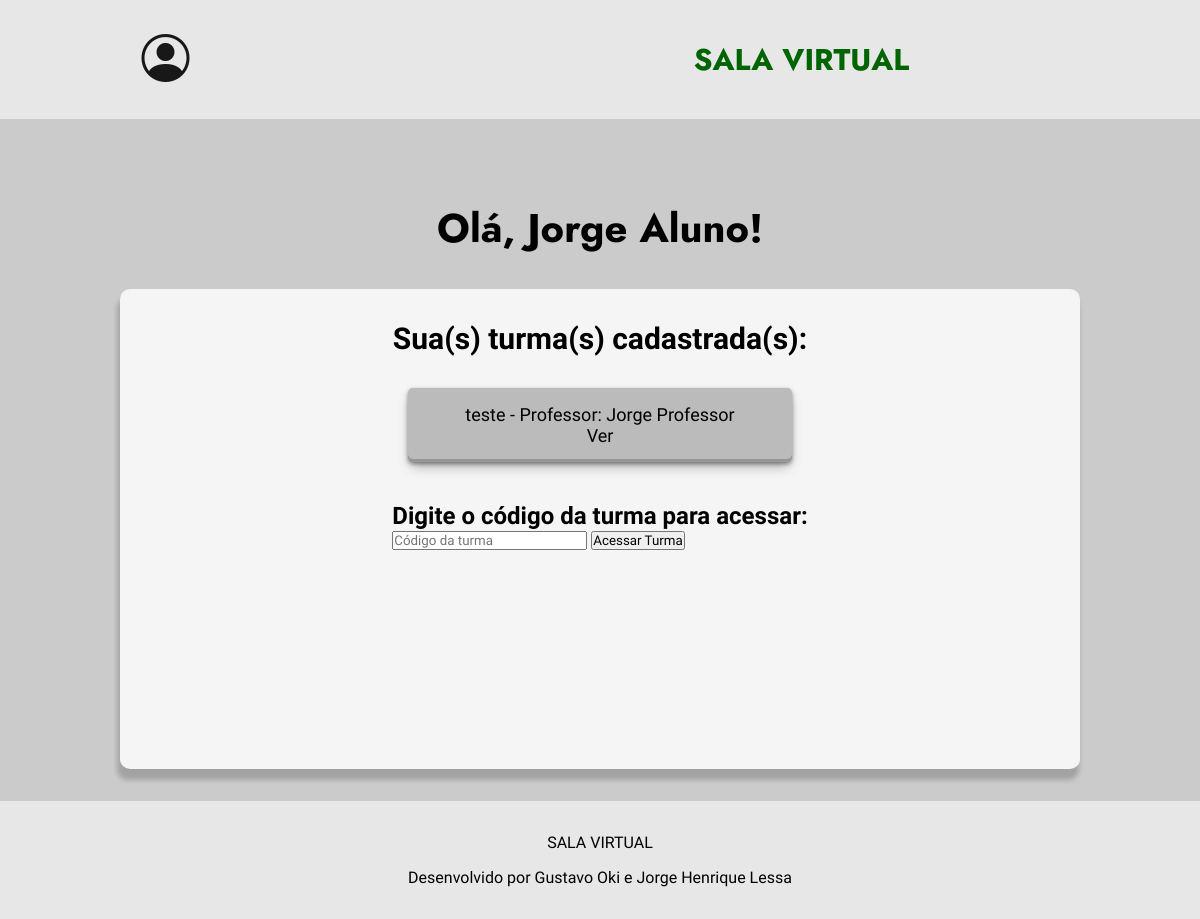
Page /aluno (signed in) on the earlier database version.
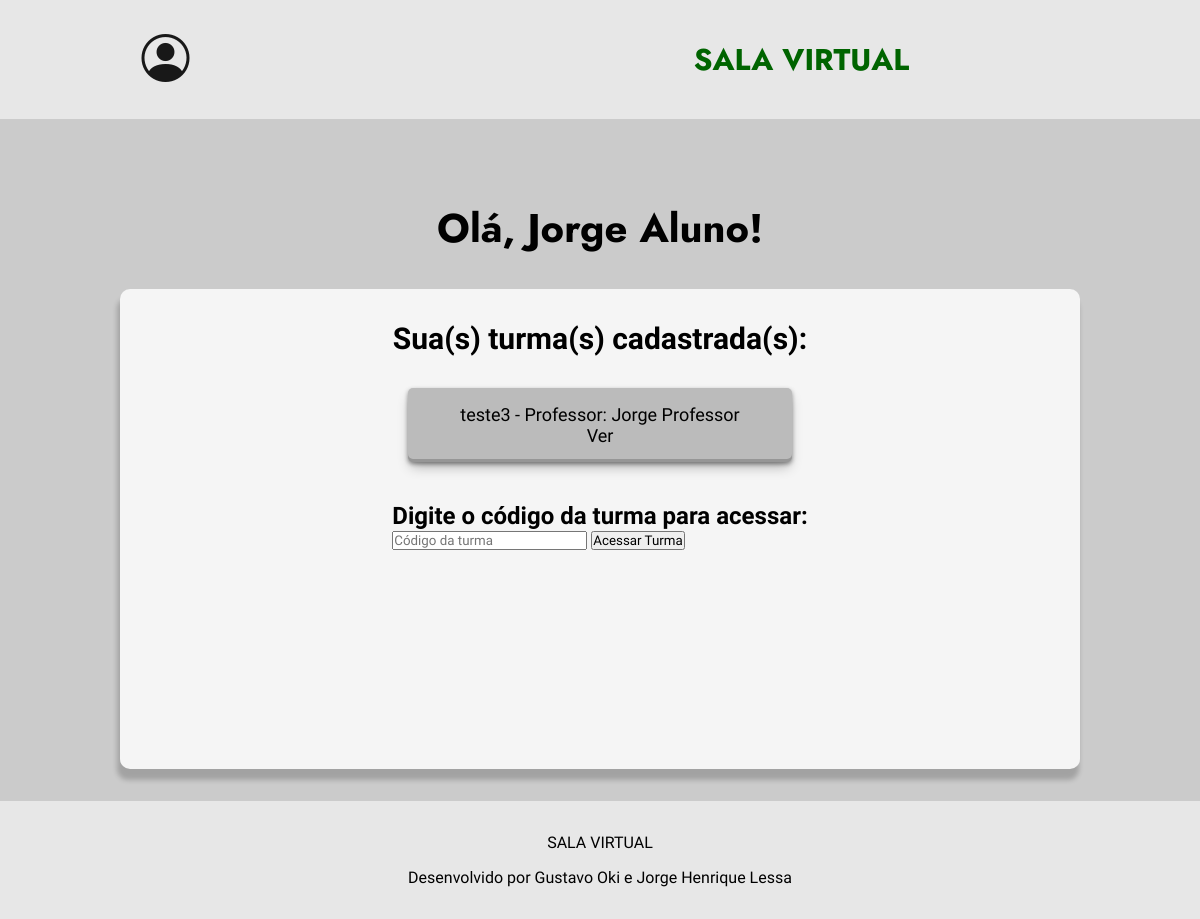
Same page on the later database version.
### app.py (models this page shows, shortened)
class Usuario(db.Model):
    __tablename__ = 'usuarios'
    id = db.Column(db.Integer, primary_key=True)
    nome = db.Column(db.String(100), nullable=False)
    senha = db.Column(db.String(100), nullable=False)
    matricula = db.Column(db.String(100), nullable=False)
    email = db.Column(db.String(100), unique=True, nullable=False)
    tipo_perfil = db.Column(db.String(50), nullable=False)
    __mapper_args__ = {
        'polymorphic_identity': 'usuario',
        'polymorphic_on': tipo_perfil
    }

class Turma(db.Model):
    id = db.Column(db.Integer, primary_key=True)
    nome = db.Column(db.String(100), nullable=False)
    professor = db.Column(db.String(100), nullable=False)
    codigo_acesso = db.Column(db.String(20), nullable=False, unique = True)  # Novo campo

### app.py (the view)
@app.route("/aluno")
def aluno():
    if 'user_id' not in session:
        return redirect("/login")
    user_id = session.get('user_id')
    user = Usuario.query.get_or_404(user_id)
    if user.tipo_perfil != 'aluno':
        return redirect("/login")
    aluno = Aluno.query.get_or_404(user_id)  # Obtém o aluno pelo ID da sessão
    return render_template("aluno.html", aluno=aluno, nome=user.nome)

### templates/aluno.html (shortened to what this page needs)
<!DOCTYPE html>
<html lang="pt-BR">
<head>
    <link rel="stylesheet" href="{{ url_for('static', filename='css/aluno.css') }}">
    <link rel="stylesheet" href="https://cdn.jsdelivr.net/npm/bootstrap-icons@1.11.3/font/bootstrap-icons.min.css">
</head>
<body>
    <header class="cabecalho">
        <div class="container">
            <div id="container_icons">
                <nav>
                    <ul class="ul-icons">
                        <li class="icons_header dropdown">
                            <i class="bi bi-person-circle" id="profile-icon"></i>
                        </li>
                    </ul>
                </nav>
            </div>
            <ul class="ul-menu">
                <div class="div_title_header">
                    <h1 id="title_header">SALA VIRTUAL</h1>
                </div>
            </ul>
        </div>
    </header>
    <section class="section_menu">
        <h2 class="title_user_section">Olá, {{ nome }}!</h2>
        <div class="div_turmas">
            <h2 id="title_section_turmas">Sua(s) turma(s) cadastrada(s):</h2>
            <div class="turmas_lista">
                <ul id="lista_turmas">
                    {% if aluno.turmas | length < 1 %}
                        <p id="sem_turmas_msg">Nenhuma turma disponível no momento...</p>
                    {% else %}
                        {% for turma in aluno.turmas %}
                            <li class="li_turma">
                                <div>
                                    <p id="info_turma">{{ turma.nome }} - Professor: {{ turma.professor }}</p>
                                </div>
                                <div class="buttons_li">
                                    <a href="{{ url_for('turma', turma_id=turma.id) }}" id="ver-btn">Ver</a>
                                </div>
                            </li>
                        {% endfor %}
                    {% endif %}
                </ul>
            </div>
            <div class="div_inserir_codigo">
                <h2 id="title_inserir_codigo">Digite o código da turma para acessar:</h2>
                <form id="form_codigo_turma" action="/acessar_turma" method="POST">
                    <input type="text" id="codigo_turma" name="codigo_turma" placeholder="Código da turma" required>
                    <button type="submit">Acessar Turma</button>
                </form>
            </div>
        </div>
    </section>
    <footer>
        <div id="div_footer">
            <p>SALA VIRTUAL</p>
            <p id="p_footer">Desenvolvido por Gustavo Oki e Jorge Henrique Lessa</p>
        </div>
    </footer>
</body>
</html>

### static/css/aluno.css (style rules this page uses)
.div_turmas { background-color: whitesmoke; width: 80%; flex-direction: column; display: flex; justify-content: flex-start; align-items: center; margin: 2rem 0; border-radius: 10px; box-shadow: -2px 10px 5px 1px rgba(0, 0, 0, 0.2); height: 30rem; }
#title_section_turmas { font-family: var(--fonte-texto); font-size: 30px; margin: 2rem 0 2rem 0; }
.turmas_lista { display: flex; justify-items: center; align-items: center; text-align: center; }
#lista_turmas { display: flex; flex-direction: column; list-style-type: none; width: 80vh; height: 100%; align-items: center; font-size: 18px; }
#lista_turmas li { margin-bottom: 2.5rem; box-shadow: rgba(0, 0, 0, 0.4) 0px 2px 4px, rgba(0, 0, 0, 0.3) 0px 7px 13px -3px, rgba(0, 0, 0, 0.2) 0px -3px 0px inset; padding: 1rem; border-radius: 5px; background-color: #bbbbbb; width: 60%; transition: 0.5s; cursor: pointer; }
#lista_turmas a { text-decoration: none; color: inherit; }

### static/css/home.css (style rules this page uses)
.icons_header { list-style-type: none; font-size: 3rem; transition: 0.5s; margin-right: 5.5rem; }
.section_menu { background-color: rgb(203, 203, 203); flex-direction: column; display: flex; justify-content: center; align-items: center; }
.title_user_section { color: var(--cor-titulo); font-family: var(--fonte-titulo); font-size: 40px; margin-top: 5rem; }

### static/css/style-padrao.css (style rules this page uses)
* { font-family: var(--fonte-texto); padding: 0; margin: 0; box-sizing: border-box; }
body { min-height: 100vh; }
:root { --background: #F8F8FF; --cor-header-footer: #e7e7e7; --cor-secao: #F5F5F5; --cor-titulo: #000000; --cor-texto: #181818; --cor-texto-claro: beige; --cor-btn-texto: beige; --cor-destaque: #006400; --fonte-titulo: 'Jost'; --fonte-texto: 'Oswald'; }
body { min-height: 100vh; background-color: var(--background); }
.cabecalho { width: 100%; background-color: var(--cor-header-footer); }
.container { display: flex; justify-content: space-around; }
#container_icons { display: flex; margin-left: 1rem; }
.ul-menu { display: flex; flex-direction: row; justify-content:space-around; align-items:center; margin: 2rem 3rem 2rem 3rem; width: 40%; }
.ul-icons { display: flex; flex-direction: row; justify-content: space-around; align-items: center; padding: 1rem 0 1rem 0; width: 100%; }
#title_header { font-family: var(--fonte-titulo); font-size: 30px; color: var(--cor-destaque); }
nav li { display: inline-block; }
nav li i { display: inline-block; color: var(--cor-texto); text-decoration: none; padding: 15px; }
footer { background-color: var(--cor-header-footer); color: var(--cor-titulo); font-family: var(--fonte-texto); }
#div_footer { display: flex; flex-direction: column; align-items: center; padding: 2rem; }
#p_footer { margin-top: 1rem; }

Differences in the rows shown:
changed Turma "Jorge Professor": nome "teste" → "teste3"
